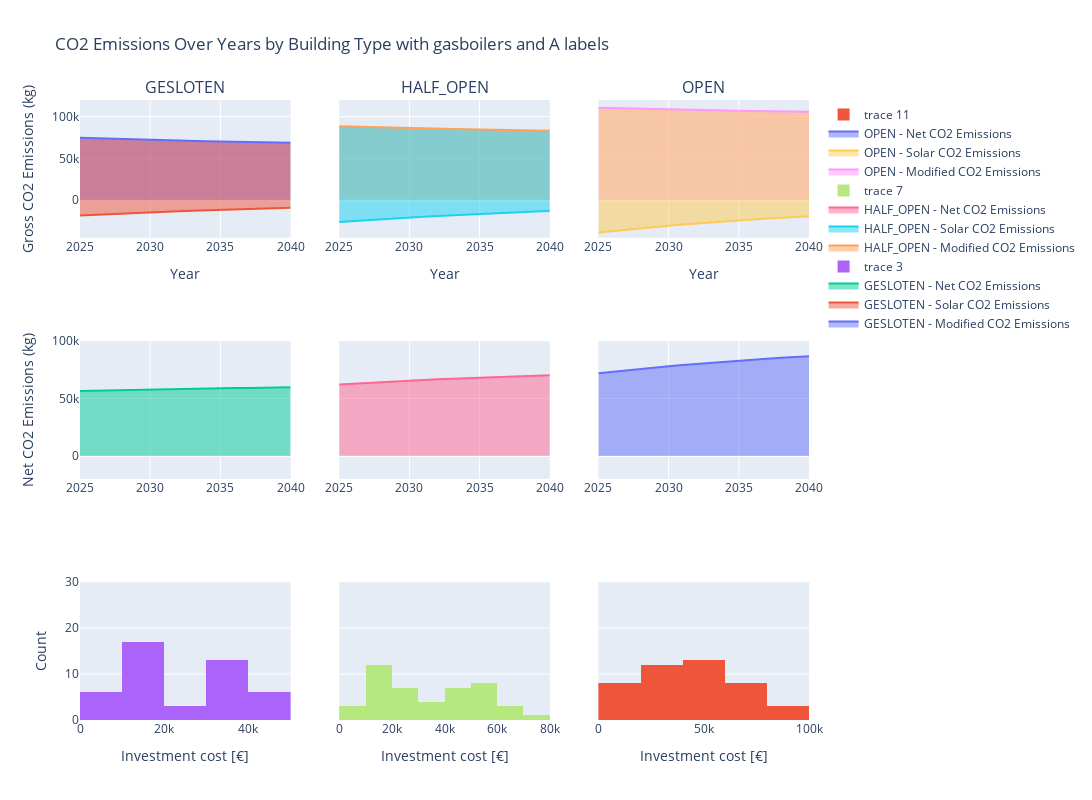

Source (notebook cell):
### Code cell
import pandas as pd
import plotly.graph_objects as go
from plotly.subplots import make_subplots


# Filter the DataFrame
testcase2 = df[(df['epc_ind'] <= 100) & (df['heating_system'] == 'Gasboiler')].sort_values(by='tco', ascending=True).drop_duplicates(subset=['name'], keep='first')

# Extract the years from the columns
years = sorted([int(col.split('_')[-1]) for col in testcase2.columns if 'emissions_' in col])

# Initialize lists to store the data
data = []

# Collect data for each year and each building type
for year in years:
    for building_type, group in testcase2.groupby('building_type'):
        modified_emissions = group[f'modified_emissions_{year}'].sum()
        solar_emissions = group[f'solar_injection_emissions_{year}'].sum() * -1  # Make solar emissions negative
        net_emissions = group[f'emissions_{year}'].sum()
        # modified_emissions = group[f'modified_emissions_{year}'].mean()
        # solar_emissions = group[f'solar_injection_emissions_{year}'].mean() * -1  # Make solar emissions negative
        # net_emissions = group[f'emissions_{year}'].mean()
        data.append([year, building_type, 'Modified CO2 Emissions', modified_emissions])
        data.append([year, building_type, 'Solar CO2 Emissions', solar_emissions])
        data.append([year, building_type, 'Net Emissions', net_emissions])

# Create a DataFrame from the collected data
emissions_df = pd.DataFrame(data, columns=['Year', 'Building Type', 'Emissions Type', 'Emissions'])

# Get unique building types
building_types = emissions_df['Building Type'].unique()

# Create subplots
fig = make_subplots(rows=3, cols=len(building_types), shared_yaxes=True, subplot_titles=building_types)

# Add traces for each building type
for i, building_type in enumerate(building_types, start=1):
    subset = emissions_df[emissions_df['Building Type'] == building_type]

    fig.add_trace(go.Scatter(
        x=subset[subset['Emissions Type'] == 'Modified CO2 Emissions']['Year'],
        y=subset[subset['Emissions Type'] == 'Modified CO2 Emissions']['Emissions'],
        fill='tonexty',
        name=f'{building_type} - Modified CO2 Emissions'
    ), row=1, col=i)
    fig.add_trace(go.Scatter(
        x=subset[subset['Emissions Type'] == 'Solar CO2 Emissions']['Year'],
        y=subset[subset['Emissions Type'] == 'Solar CO2 Emissions']['Emissions'],
        fill='tonexty',
        name=f'{building_type} - Solar CO2 Emissions'
    ), row=1, col=i)
    fig.add_trace(go.Scatter(
        x=subset[subset['Emissions Type'] == 'Solar CO2 Emissions']['Year'],
        y=subset[subset['Emissions Type'] == 'Net Emissions']['Emissions'],
        fill='tonexty',
        name=f'{building_type} - Net CO2 Emissions'
    ), row=2, col=i)
    fig.add_trace(go.Histogram(x = testcase2[testcase2.building_type == building_type].total_investment_cost), row = 3, col = i)


# Update layout
fig.update_layout(
    title='CO2 Emissions Over Years by Building Type with gasboilers and A labels',
    xaxis_title='Year',
    yaxis_title='CO2 Emissions (kg)',
    showlegend=True,
    height = 800, width = 1600
)

# Update x-axes titles for each subplot
for i in range(1, len(building_types) + 1):
    fig.update_xaxes(title_text='Year', row=1, col=i)

# Update y-axis title only for the first subplot
fig.update_yaxes(title_text='Gross CO2 Emissions (kg)', row=1, col=1)
fig.update_yaxes(title_text='Net CO2 Emissions (kg)', row=2, col=1)
fig.update_yaxes(title_text='Count', row=3, col=1)
fig.update_yaxes(range = [-45000, 120000], row = 1)
fig.update_yaxes(range = [-20000, 100000], row = 2)
fig.update_yaxes(range = [0, 30], row = 3)
for i in range(len(building_types)+ 1):
    fig.update_xaxes(title_text='Investment cost [€]', row=3, col=i)

# Show the plot
fig.show()
fig2 = fig
